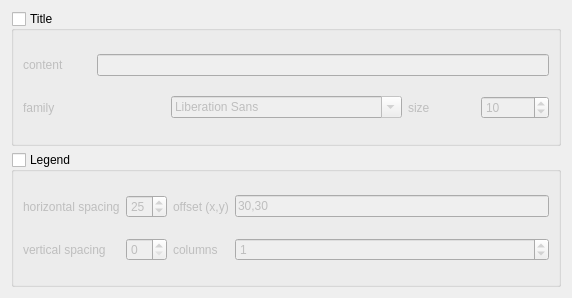
         <widget class="QWidget" name="page_5">
          <property name="geometry">
           <rect>
            <x>0</x>
            <y>0</y>
            <width>572</width>
            <height>298</height>
           </rect>
          </property>
          <attribute name="label">
           <string>Title and Legend</string>
          </attribute>
          <layout class="QGridLayout" name="gridLayout_30">
           <item row="0" column="0">
            <widget class="QGroupBox" name="groupBox_title">
             <property name="title">
              <string>Title</string>
             </property>
             <property name="checkable">
              <bool>true</bool>
             </property>
             <property name="checked">
              <bool>false</bool>
             </property>
             <layout class="QGridLayout" name="gridLayout_12">
              <item row="1" column="2">
               <widget class="QFontComboBox" name="fontComboBox_title"/>
              </item>
              <item row="1" column="3">
               <widget class="QLabel" name="label_21">
                <property name="text">
                 <string>size</string>
                </property>
               </widget>
              </item>
              <item row="1" column="0">
               <widget class="QLabel" name="label_7">
                <property name="text">
                 <string>family</string>
                </property>
               </widget>
              </item>
              <item row="0" column="0">
               <widget class="QLabel" name="label_22">
                <property name="text">
                 <string>content</string>
                </property>
               </widget>
              </item>
              <item row="1" column="4">
               <widget class="QSpinBox" name="spinBox_titleSize">
                <property name="value">
                 <number>10</number>
                </property>
               </widget>
              </item>
              <item row="0" column="1" colspan="4">
               <widget class="QLineEdit" name="lineEdit_titleContent"/>
              </item>
             </layout>
            </widget>
           </item>
           <item row="1" column="0">
            <widget class="QGroupBox" name="groupBox_legend">
             <property name="title">
              <string>Legend</string>
             </property>
             <property name="checkable">
              <bool>true</bool>
             </property>
             <property name="checked">
              <bool>false</bool>
             </property>
             <layout class="QGridLayout" name="gridLayout_9">
              <item row="0" column="0">
               <widget class="QLabel" name="label_17">
                <property name="text">
                 <string>horizontal spacing</string>
                </property>
               </widget>
              </item>
              <item row="0" column="1">
               <widget class="QSpinBox" name="spinBox_legendHspacing">
                <property name="value">
                 <number>25</number>
                </property>
               </widget>
              </item>
              <item row="0" column="2">
               <widget class="QLabel" name="label_19">
                <property name="text">
                 <string>offset (x,y)</string>
                </property>
               </widget>
              </item>
              <item row="0" column="3">
               <widget class="QLineEdit" name="lineEdit_legendOffset">
                <property name="text">
                 <string>30,30</string>
                </property>
                <property name="placeholderText">
                 <string>30, 30</string>
                </property>
               </widget>
              </item>
              <item row="1" column="0">
               <widget class="QLabel" name="label_18">
                <property name="text">
                 <string>vertical spacing</string>
                </property>
               </widget>
              </item>
              <item row="1" column="1">
               <widget class="QSpinBox" name="spinBox_legendVspacing"/>
              </item>
              <item row="1" column="2">
               <widget class="QLabel" name="label_20">
                <property name="text">
                 <string>columns</string>
                </property>
               </widget>
              </item>
              <item row="1" column="3">
               <widget class="QSpinBox" name="spinBox_legendCols">
                <property name="value">
                 <number>1</number>
                </property>
               </widget>
              </item>
             </layout>
            </widget>
           </item>
          </layout>
         </widget>
